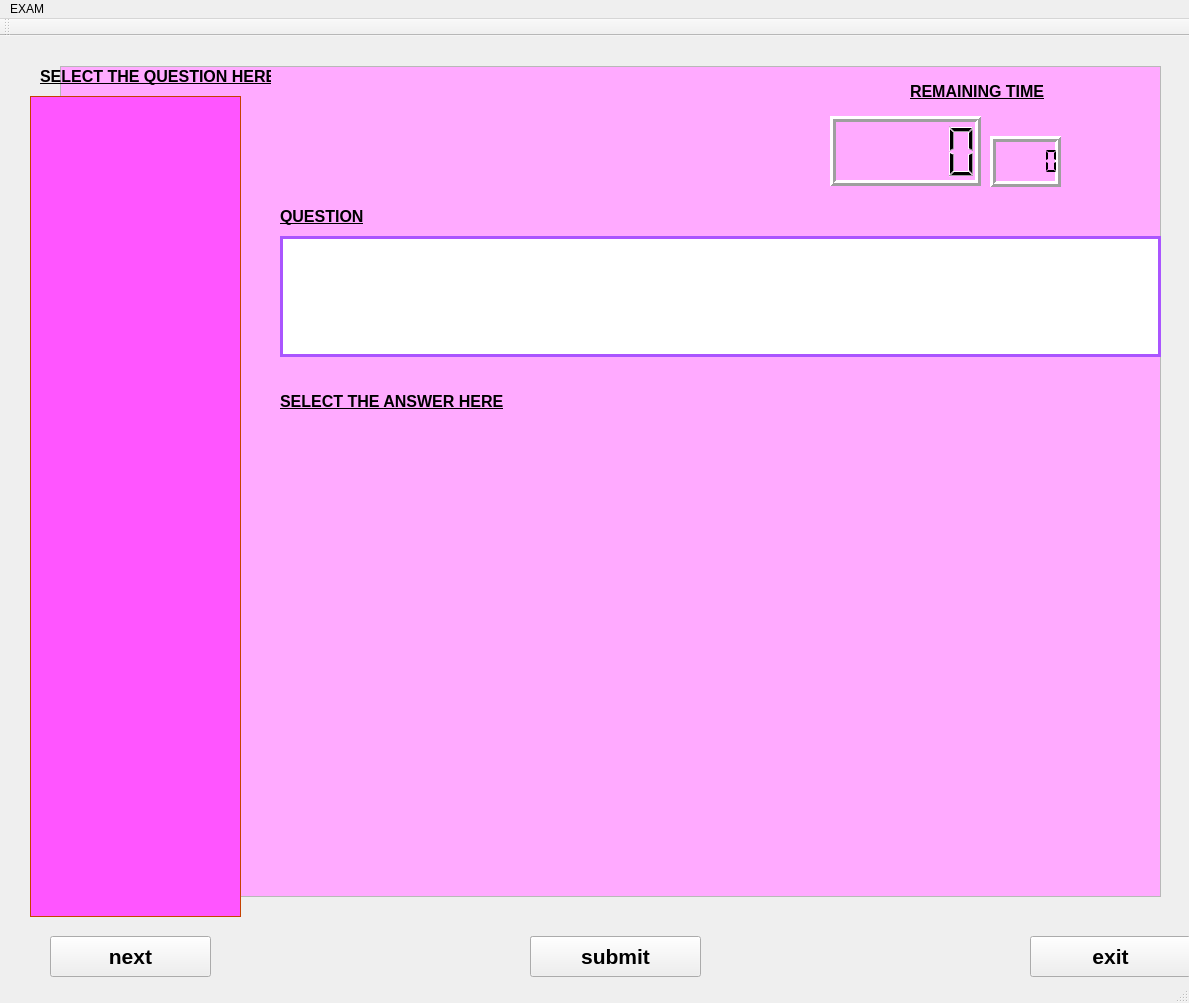
<?xml version="1.0" encoding="UTF-8"?>
<ui version="4.0">
 <class>MainWindow</class>
 <widget class="QMainWindow" name="MainWindow">
  <property name="geometry">
   <rect>
    <x>0</x>
    <y>0</y>
    <width>1189</width>
    <height>1003</height>
   </rect>
  </property>
  <property name="palette">
   <palette>
    <active>
     <colorrole role="Base">
      <brush brushstyle="SolidPattern">
       <color alpha="255">
        <red>255</red>
        <green>255</green>
        <blue>255</blue>
       </color>
      </brush>
     </colorrole>
    </active>
    <inactive>
     <colorrole role="Base">
      <brush brushstyle="SolidPattern">
       <color alpha="255">
        <red>255</red>
        <green>255</green>
        <blue>255</blue>
       </color>
      </brush>
     </colorrole>
    </inactive>
    <disabled>
     <colorrole role="Base">
      <brush brushstyle="SolidPattern">
       <color alpha="255">
        <red>255</red>
        <green>255</green>
        <blue>255</blue>
       </color>
      </brush>
     </colorrole>
    </disabled>
   </palette>
  </property>
  <property name="windowTitle">
   <string>MainWindow</string>
  </property>
  <property name="autoFillBackground">
   <bool>true</bool>
  </property>
  <property name="iconSize">
   <size>
    <width>24</width>
    <height>22</height>
   </size>
  </property>
  <property name="tabShape">
   <enum>QTabWidget::Rounded</enum>
  </property>
  <widget class="QWidget" name="centralWidget">
   <widget class="QTextEdit" name="textEdit_3">
    <property name="geometry">
     <rect>
      <x>60</x>
      <y>30</y>
      <width>1101</width>
      <height>831</height>
     </rect>
    </property>
    <property name="palette">
     <palette>
      <active>
       <colorrole role="Base">
        <brush brushstyle="SolidPattern">
         <color alpha="255">
          <red>255</red>
          <green>170</green>
          <blue>255</blue>
         </color>
        </brush>
       </colorrole>
      </active>
      <inactive>
       <colorrole role="Base">
        <brush brushstyle="SolidPattern">
         <color alpha="255">
          <red>255</red>
          <green>170</green>
          <blue>255</blue>
         </color>
        </brush>
       </colorrole>
      </inactive>
      <disabled>
       <colorrole role="Base">
        <brush brushstyle="SolidPattern">
         <color alpha="255">
          <red>255</red>
          <green>255</green>
          <blue>255</blue>
         </color>
        </brush>
       </colorrole>
      </disabled>
     </palette>
    </property>
    <property name="font">
     <font>
      <pointsize>16</pointsize>
     </font>
    </property>
    <property name="readOnly">
     <bool>true</bool>
    </property>
    <property name="html">
     <string>&lt;!DOCTYPE HTML PUBLIC &quot;-//W3C//DTD HTML 4.0//EN&quot; &quot;http://www.w3.org/TR/REC-html40/strict.dtd&quot;&gt;
&lt;html&gt;&lt;head&gt;&lt;meta name=&quot;qrichtext&quot; content=&quot;1&quot; /&gt;&lt;style type=&quot;text/css&quot;&gt;
p, li { white-space: pre-wrap; }
&lt;/style&gt;&lt;/head&gt;&lt;body style=&quot; font-family:'Ubuntu'; font-size:16pt; font-weight:400; font-style:normal;&quot;&gt;
&lt;p style=&quot;-qt-paragraph-type:empty; margin-top:0px; margin-bottom:0px; margin-left:0px; margin-right:0px; -qt-block-indent:0; text-indent:0px; font-size:11pt;&quot;&gt;&lt;br /&gt;&lt;/p&gt;&lt;/body&gt;&lt;/html&gt;</string>
    </property>
   </widget>
   <widget class="QLCDNumber" name="lcdNumber">
    <property name="geometry">
     <rect>
      <x>830</x>
      <y>80</y>
      <width>151</width>
      <height>70</height>
     </rect>
    </property>
    <property name="palette">
     <palette>
      <active>
       <colorrole role="Base">
        <brush brushstyle="SolidPattern">
         <color alpha="255">
          <red>85</red>
          <green>255</green>
          <blue>255</blue>
         </color>
        </brush>
       </colorrole>
       <colorrole role="Window">
        <brush brushstyle="SolidPattern">
         <color alpha="255">
          <red>85</red>
          <green>255</green>
          <blue>255</blue>
         </color>
        </brush>
       </colorrole>
      </active>
      <inactive>
       <colorrole role="Base">
        <brush brushstyle="SolidPattern">
         <color alpha="255">
          <red>85</red>
          <green>255</green>
          <blue>255</blue>
         </color>
        </brush>
       </colorrole>
       <colorrole role="Window">
        <brush brushstyle="SolidPattern">
         <color alpha="255">
          <red>85</red>
          <green>255</green>
          <blue>255</blue>
         </color>
        </brush>
       </colorrole>
      </inactive>
      <disabled>
       <colorrole role="Base">
        <brush brushstyle="SolidPattern">
         <color alpha="255">
          <red>85</red>
          <green>255</green>
          <blue>255</blue>
         </color>
        </brush>
       </colorrole>
       <colorrole role="Window">
        <brush brushstyle="SolidPattern">
         <color alpha="255">
          <red>85</red>
          <green>255</green>
          <blue>255</blue>
         </color>
        </brush>
       </colorrole>
      </disabled>
     </palette>
    </property>
    <property name="font">
     <font>
      <weight>75</weight>
      <bold>true</bold>
     </font>
    </property>
    <property name="statusTip">
     <string extracomment="time"/>
    </property>
    <property name="frameShape">
     <enum>QFrame::Box</enum>
    </property>
    <property name="frameShadow">
     <enum>QFrame::Raised</enum>
    </property>
    <property name="lineWidth">
     <number>3</number>
    </property>
    <property name="midLineWidth">
     <number>0</number>
    </property>
    <property name="smallDecimalPoint">
     <bool>false</bool>
    </property>
    <property name="segmentStyle">
     <enum>QLCDNumber::Filled</enum>
    </property>
   </widget>
   <widget class="QTextEdit" name="textEdit">
    <property name="geometry">
     <rect>
      <x>280</x>
      <y>200</y>
      <width>881</width>
      <height>121</height>
     </rect>
    </property>
    <property name="palette">
     <palette>
      <active>
       <colorrole role="WindowText">
        <brush brushstyle="SolidPattern">
         <color alpha="255">
          <red>170</red>
          <green>85</green>
          <blue>255</blue>
         </color>
        </brush>
       </colorrole>
       <colorrole role="Button">
        <brush brushstyle="SolidPattern">
         <color alpha="255">
          <red>0</red>
          <green>255</green>
          <blue>127</blue>
         </color>
        </brush>
       </colorrole>
      </active>
      <inactive>
       <colorrole role="WindowText">
        <brush brushstyle="SolidPattern">
         <color alpha="255">
          <red>170</red>
          <green>85</green>
          <blue>255</blue>
         </color>
        </brush>
       </colorrole>
       <colorrole role="Button">
        <brush brushstyle="SolidPattern">
         <color alpha="255">
          <red>0</red>
          <green>255</green>
          <blue>127</blue>
         </color>
        </brush>
       </colorrole>
      </inactive>
      <disabled>
       <colorrole role="WindowText">
        <brush brushstyle="SolidPattern">
         <color alpha="255">
          <red>159</red>
          <green>158</green>
          <blue>158</blue>
         </color>
        </brush>
       </colorrole>
       <colorrole role="Button">
        <brush brushstyle="SolidPattern">
         <color alpha="255">
          <red>0</red>
          <green>255</green>
          <blue>127</blue>
         </color>
        </brush>
       </colorrole>
      </disabled>
     </palette>
    </property>
    <property name="font">
     <font>
      <family>Ubuntu</family>
      <pointsize>16</pointsize>
      <weight>75</weight>
      <bold>true</bold>
      <stylestrategy>PreferDefault</stylestrategy>
      <kerning>false</kerning>
     </font>
    </property>
    <property name="focusPolicy">
     <enum>Qt::WheelFocus</enum>
    </property>
    <property name="frameShape">
     <enum>QFrame::Box</enum>
    </property>
    <property name="frameShadow">
     <enum>QFrame::Plain</enum>
    </property>
    <property name="lineWidth">
     <number>3</number>
    </property>
    <property name="readOnly">
     <bool>true</bool>
    </property>
    <property name="html">
     <string>&lt;!DOCTYPE HTML PUBLIC &quot;-//W3C//DTD HTML 4.0//EN&quot; &quot;http://www.w3.org/TR/REC-html40/strict.dtd&quot;&gt;
&lt;html&gt;&lt;head&gt;&lt;meta name=&quot;qrichtext&quot; content=&quot;1&quot; /&gt;&lt;style type=&quot;text/css&quot;&gt;
p, li { white-space: pre-wrap; }
&lt;/style&gt;&lt;/head&gt;&lt;body style=&quot; font-family:'Ubuntu'; font-size:16pt; font-weight:600; font-style:normal;&quot;&gt;
&lt;p style=&quot;-qt-paragraph-type:empty; margin-top:0px; margin-bottom:0px; margin-left:0px; margin-right:0px; -qt-block-indent:0; text-indent:0px; font-size:11pt; font-weight:400;&quot;&gt;&lt;br /&gt;&lt;/p&gt;&lt;/body&gt;&lt;/html&gt;</string>
    </property>
    <property name="textInteractionFlags">
     <set>Qt::NoTextInteraction</set>
    </property>
    <property name="placeholderText">
     <string extracomment="question"/>
    </property>
   </widget>
   <widget class="QLabel" name="label">
    <property name="geometry">
     <rect>
      <x>40</x>
      <y>30</y>
      <width>231</width>
      <height>21</height>
     </rect>
    </property>
    <property name="font">
     <font>
      <pointsize>12</pointsize>
      <weight>75</weight>
      <italic>false</italic>
      <bold>true</bold>
      <underline>true</underline>
     </font>
    </property>
    <property name="text">
     <string>SELECT THE QUESTION HERE</string>
    </property>
   </widget>
   <widget class="QLabel" name="label_3">
    <property name="geometry">
     <rect>
      <x>280</x>
      <y>350</y>
      <width>381</width>
      <height>31</height>
     </rect>
    </property>
    <property name="font">
     <font>
      <pointsize>12</pointsize>
      <weight>75</weight>
      <bold>true</bold>
      <underline>true</underline>
      <strikeout>false</strikeout>
     </font>
    </property>
    <property name="text">
     <string>SELECT THE ANSWER HERE</string>
    </property>
   </widget>
   <widget class="QPushButton" name="pushButton">
    <property name="geometry">
     <rect>
      <x>530</x>
      <y>900</y>
      <width>151</width>
      <height>31</height>
     </rect>
    </property>
    <property name="font">
     <font>
      <pointsize>16</pointsize>
      <weight>75</weight>
      <bold>true</bold>
     </font>
    </property>
    <property name="text">
     <string>NEXT</string>
    </property>
   </widget>
   <widget class="QLabel" name="label_2">
    <property name="geometry">
     <rect>
      <x>910</x>
      <y>30</y>
      <width>171</width>
      <height>51</height>
     </rect>
    </property>
    <property name="font">
     <font>
      <pointsize>12</pointsize>
      <weight>75</weight>
      <bold>true</bold>
      <underline>true</underline>
     </font>
    </property>
    <property name="text">
     <string>REMAINING TIME</string>
    </property>
   </widget>
   <widget class="QTextEdit" name="textEdit_2">
    <property name="geometry">
     <rect>
      <x>30</x>
      <y>60</y>
      <width>211</width>
      <height>821</height>
     </rect>
    </property>
    <property name="palette">
     <palette>
      <active>
       <colorrole role="WindowText">
        <brush brushstyle="SolidPattern">
         <color alpha="255">
          <red>255</red>
          <green>255</green>
          <blue>255</blue>
         </color>
        </brush>
       </colorrole>
       <colorrole role="Button">
        <brush brushstyle="SolidPattern">
         <color alpha="255">
          <red>255</red>
          <green>255</green>
          <blue>255</blue>
         </color>
        </brush>
       </colorrole>
       <colorrole role="Light">
        <brush brushstyle="SolidPattern">
         <color alpha="255">
          <red>255</red>
          <green>255</green>
          <blue>255</blue>
         </color>
        </brush>
       </colorrole>
       <colorrole role="Midlight">
        <brush brushstyle="SolidPattern">
         <color alpha="255">
          <red>255</red>
          <green>255</green>
          <blue>255</blue>
         </color>
        </brush>
       </colorrole>
       <colorrole role="Dark">
        <brush brushstyle="SolidPattern">
         <color alpha="255">
          <red>0</red>
          <green>0</green>
          <blue>127</blue>
         </color>
        </brush>
       </colorrole>
       <colorrole role="Mid">
        <brush brushstyle="SolidPattern">
         <color alpha="255">
          <red>0</red>
          <green>0</green>
          <blue>170</blue>
         </color>
        </brush>
       </colorrole>
       <colorrole role="Text">
        <brush brushstyle="SolidPattern">
         <color alpha="255">
          <red>0</red>
          <green>0</green>
          <blue>0</blue>
         </color>
        </brush>
       </colorrole>
       <colorrole role="BrightText">
        <brush brushstyle="SolidPattern">
         <color alpha="255">
          <red>255</red>
          <green>255</green>
          <blue>255</blue>
         </color>
        </brush>
       </colorrole>
       <colorrole role="ButtonText">
        <brush brushstyle="SolidPattern">
         <color alpha="255">
          <red>0</red>
          <green>0</green>
          <blue>0</blue>
         </color>
        </brush>
       </colorrole>
       <colorrole role="Base">
        <brush brushstyle="SolidPattern">
         <color alpha="255">
          <red>255</red>
          <green>85</green>
          <blue>255</blue>
         </color>
        </brush>
       </colorrole>
       <colorrole role="Window">
        <brush brushstyle="SolidPattern">
         <color alpha="255">
          <red>255</red>
          <green>85</green>
          <blue>0</blue>
         </color>
        </brush>
       </colorrole>
       <colorrole role="Shadow">
        <brush brushstyle="SolidPattern">
         <color alpha="255">
          <red>255</red>
          <green>255</green>
          <blue>127</blue>
         </color>
        </brush>
       </colorrole>
       <colorrole role="AlternateBase">
        <brush brushstyle="SolidPattern">
         <color alpha="255">
          <red>85</red>
          <green>170</green>
          <blue>0</blue>
         </color>
        </brush>
       </colorrole>
       <colorrole role="NoRole">
        <brush brushstyle="SolidPattern">
         <color alpha="255">
          <red>255</red>
          <green>0</green>
          <blue>255</blue>
         </color>
        </brush>
       </colorrole>
       <colorrole role="ToolTipText">
        <brush brushstyle="SolidPattern">
         <color alpha="255">
          <red>0</red>
          <green>0</green>
          <blue>0</blue>
         </color>
        </brush>
       </colorrole>
      </active>
      <inactive>
       <colorrole role="WindowText">
        <brush brushstyle="SolidPattern">
         <color alpha="255">
          <red>255</red>
          <green>255</green>
          <blue>255</blue>
         </color>
        </brush>
       </colorrole>
       <colorrole role="Button">
        <brush brushstyle="SolidPattern">
         <color alpha="255">
          <red>255</red>
          <green>255</green>
          <blue>255</blue>
         </color>
        </brush>
       </colorrole>
       <colorrole role="Light">
        <brush brushstyle="SolidPattern">
         <color alpha="255">
          <red>255</red>
          <green>255</green>
          <blue>255</blue>
         </color>
        </brush>
       </colorrole>
       <colorrole role="Midlight">
        <brush brushstyle="SolidPattern">
         <color alpha="255">
          <red>255</red>
          <green>255</green>
          <blue>255</blue>
         </color>
        </brush>
       </colorrole>
       <colorrole role="Dark">
        <brush brushstyle="SolidPattern">
         <color alpha="255">
          <red>0</red>
          <green>0</green>
          <blue>127</blue>
         </color>
        </brush>
       </colorrole>
       <colorrole role="Mid">
        <brush brushstyle="SolidPattern">
         <color alpha="255">
          <red>0</red>
          <green>0</green>
          <blue>170</blue>
         </color>
        </brush>
       </colorrole>
       <colorrole role="Text">
        <brush brushstyle="SolidPattern">
         <color alpha="255">
          <red>0</red>
          <green>0</green>
          <blue>0</blue>
         </color>
        </brush>
       </colorrole>
       <colorrole role="BrightText">
        <brush brushstyle="SolidPattern">
         <color alpha="255">
          <red>255</red>
          <green>255</green>
          <blue>255</blue>
         </color>
        </brush>
       </colorrole>
       <colorrole role="ButtonText">
        <brush brushstyle="SolidPattern">
         <color alpha="255">
          <red>0</red>
          <green>0</green>
          <blue>0</blue>
         </color>
        </brush>
       </colorrole>
       <colorrole role="Base">
        <brush brushstyle="SolidPattern">
         <color alpha="255">
          <red>255</red>
          <green>85</green>
          <blue>255</blue>
         </color>
        </brush>
       </colorrole>
       <colorrole role="Window">
        <brush brushstyle="SolidPattern">
         <color alpha="255">
          <red>255</red>
          <green>85</green>
          <blue>0</blue>
         </color>
        </brush>
       </colorrole>
       <colorrole role="Shadow">
        <brush brushstyle="SolidPattern">
         <color alpha="255">
          <red>255</red>
          <green>255</green>
          <blue>127</blue>
         </color>
        </brush>
       </colorrole>
       <colorrole role="AlternateBase">
        <brush brushstyle="SolidPattern">
         <color alpha="255">
          <red>85</red>
          <green>170</green>
          <blue>0</blue>
         </color>
        </brush>
       </colorrole>
       <colorrole role="NoRole">
        <brush brushstyle="SolidPattern">
         <color alpha="255">
          <red>255</red>
          <green>0</green>
          <blue>255</blue>
         </color>
        </brush>
       </colorrole>
       <colorrole role="ToolTipText">
        <brush brushstyle="SolidPattern">
         <color alpha="255">
          <red>0</red>
          <green>0</green>
          <blue>0</blue>
         </color>
        </brush>
       </colorrole>
      </inactive>
      <disabled>
       <colorrole role="WindowText">
        <brush brushstyle="SolidPattern">
         <color alpha="255">
          <red>0</red>
          <green>0</green>
          <blue>127</blue>
         </color>
        </brush>
       </colorrole>
       <colorrole role="Button">
        <brush brushstyle="SolidPattern">
         <color alpha="255">
          <red>255</red>
          <green>255</green>
          <blue>255</blue>
         </color>
        </brush>
       </colorrole>
       <colorrole role="Light">
        <brush brushstyle="SolidPattern">
         <color alpha="255">
          <red>255</red>
          <green>255</green>
          <blue>255</blue>
         </color>
        </brush>
       </colorrole>
       <colorrole role="Midlight">
        <brush brushstyle="SolidPattern">
         <color alpha="255">
          <red>255</red>
          <green>255</green>
          <blue>255</blue>
         </color>
        </brush>
       </colorrole>
       <colorrole role="Dark">
        <brush brushstyle="SolidPattern">
         <color alpha="255">
          <red>0</red>
          <green>0</green>
          <blue>127</blue>
         </color>
        </brush>
       </colorrole>
       <colorrole role="Mid">
        <brush brushstyle="SolidPattern">
         <color alpha="255">
          <red>0</red>
          <green>0</green>
          <blue>170</blue>
         </color>
        </brush>
       </colorrole>
       <colorrole role="Text">
        <brush brushstyle="SolidPattern">
         <color alpha="255">
          <red>0</red>
          <green>0</green>
          <blue>127</blue>
         </color>
        </brush>
       </colorrole>
       <colorrole role="BrightText">
        <brush brushstyle="SolidPattern">
         <color alpha="255">
          <red>255</red>
          <green>255</green>
          <blue>255</blue>
         </color>
        </brush>
       </colorrole>
       <colorrole role="ButtonText">
        <brush brushstyle="SolidPattern">
         <color alpha="255">
          <red>0</red>
          <green>0</green>
          <blue>127</blue>
         </color>
        </brush>
       </colorrole>
       <colorrole role="Base">
        <brush brushstyle="SolidPattern">
         <color alpha="255">
          <red>255</red>
          <green>255</green>
          <blue>255</blue>
         </color>
        </brush>
       </colorrole>
       <colorrole role="Window">
        <brush brushstyle="SolidPattern">
         <color alpha="255">
          <red>255</red>
          <green>85</green>
          <blue>0</blue>
         </color>
        </brush>
       </colorrole>
       <colorrole role="Shadow">
        <brush brushstyle="SolidPattern">
         <color alpha="255">
          <red>255</red>
          <green>255</green>
          <blue>127</blue>
         </color>
        </brush>
       </colorrole>
       <colorrole role="AlternateBase">
        <brush brushstyle="SolidPattern">
         <color alpha="255">
          <red>85</red>
          <green>170</green>
          <blue>0</blue>
         </color>
        </brush>
       </colorrole>
       <colorrole role="NoRole">
        <brush brushstyle="SolidPattern">
         <color alpha="255">
          <red>255</red>
          <green>0</green>
          <blue>255</blue>
         </color>
        </brush>
       </colorrole>
       <colorrole role="ToolTipText">
        <brush brushstyle="SolidPattern">
         <color alpha="255">
          <red>0</red>
          <green>0</green>
          <blue>0</blue>
         </color>
        </brush>
       </colorrole>
      </disabled>
     </palette>
    </property>
    <property name="font">
     <font>
      <weight>75</weight>
      <bold>true</bold>
     </font>
    </property>
    <property name="readOnly">
     <bool>true</bool>
    </property>
    <property name="html">
     <string>&lt;!DOCTYPE HTML PUBLIC &quot;-//W3C//DTD HTML 4.0//EN&quot; &quot;http://www.w3.org/TR/REC-html40/strict.dtd&quot;&gt;
&lt;html&gt;&lt;head&gt;&lt;meta name=&quot;qrichtext&quot; content=&quot;1&quot; /&gt;&lt;style type=&quot;text/css&quot;&gt;
p, li { white-space: pre-wrap; }
&lt;/style&gt;&lt;/head&gt;&lt;body style=&quot; font-family:'Ubuntu'; font-size:11pt; font-weight:600; font-style:normal;&quot;&gt;
&lt;p style=&quot;-qt-paragraph-type:empty; margin-top:0px; margin-bottom:0px; margin-left:0px; margin-right:0px; -qt-block-indent:0; text-indent:0px; font-weight:400;&quot;&gt;&lt;br /&gt;&lt;/p&gt;&lt;/body&gt;&lt;/html&gt;</string>
    </property>
   </widget>
   <widget class="QPushButton" name="pushButton_2">
    <property name="geometry">
     <rect>
      <x>530</x>
      <y>900</y>
      <width>171</width>
      <height>41</height>
     </rect>
    </property>
    <property name="font">
     <font>
      <pointsize>16</pointsize>
      <weight>75</weight>
      <bold>true</bold>
     </font>
    </property>
    <property name="text">
     <string>submit</string>
    </property>
   </widget>
   <widget class="QPushButton" name="pushButton_3">
    <property name="geometry">
     <rect>
      <x>1030</x>
      <y>900</y>
      <width>161</width>
      <height>41</height>
     </rect>
    </property>
    <property name="font">
     <font>
      <pointsize>16</pointsize>
      <weight>75</weight>
      <bold>true</bold>
     </font>
    </property>
    <property name="text">
     <string>exit</string>
    </property>
   </widget>
   <widget class="QLabel" name="label_4">
    <property name="geometry">
     <rect>
      <x>280</x>
      <y>160</y>
      <width>181</width>
      <height>41</height>
     </rect>
    </property>
    <property name="font">
     <font>
      <pointsize>12</pointsize>
      <weight>75</weight>
      <bold>true</bold>
      <underline>true</underline>
     </font>
    </property>
    <property name="text">
     <string>QUESTION</string>
    </property>
   </widget>
   <widget class="QWidget" name="layoutWidget">
    <property name="geometry">
     <rect>
      <x>280</x>
      <y>390</y>
      <width>361</width>
      <height>251</height>
     </rect>
    </property>
    <layout class="QVBoxLayout" name="verticalLayout">
     <item>
      <widget class="QRadioButton" name="radioButton_1">
       <property name="font">
        <font>
         <pointsize>16</pointsize>
         <weight>75</weight>
         <bold>true</bold>
        </font>
       </property>
       <property name="autoFillBackground">
        <bool>true</bool>
       </property>
       <property name="text">
        <string/>
       </property>
      </widget>
     </item>
     <item>
      <widget class="QRadioButton" name="radioButton_2">
       <property name="font">
        <font>
         <pointsize>16</pointsize>
         <weight>75</weight>
         <bold>true</bold>
         <stylestrategy>PreferDefault</stylestrategy>
        </font>
       </property>
       <property name="cursor">
        <cursorShape>ArrowCursor</cursorShape>
       </property>
       <property name="text">
        <string/>
       </property>
      </widget>
     </item>
     <item>
      <widget class="QRadioButton" name="radioButton_3">
       <property name="font">
        <font>
         <pointsize>16</pointsize>
         <weight>75</weight>
         <bold>true</bold>
        </font>
       </property>
       <property name="text">
        <string/>
       </property>
      </widget>
     </item>
     <item>
      <widget class="QRadioButton" name="radioButton_4">
       <property name="font">
        <font>
         <pointsize>16</pointsize>
         <weight>75</weight>
         <bold>true</bold>
        </font>
       </property>
       <property name="autoFillBackground">
        <bool>false</bool>
       </property>
       <property name="text">
        <string/>
       </property>
      </widget>
     </item>
    </layout>
   </widget>
   <widget class="QLCDNumber" name="lcdNumber_2">
    <property name="geometry">
     <rect>
      <x>990</x>
      <y>100</y>
      <width>71</width>
      <height>51</height>
     </rect>
    </property>
    <property name="font">
     <font>
      <pointsize>11</pointsize>
     </font>
    </property>
    <property name="cursor">
     <cursorShape>ArrowCursor</cursorShape>
    </property>
    <property name="contextMenuPolicy">
     <enum>Qt::DefaultContextMenu</enum>
    </property>
    <property name="toolTip">
     <string extracomment="secondsss"/>
    </property>
    <property name="frameShadow">
     <enum>QFrame::Raised</enum>
    </property>
    <property name="lineWidth">
     <number>3</number>
    </property>
    <property name="segmentStyle">
     <enum>QLCDNumber::Flat</enum>
    </property>
    <property name="value" stdset="0">
     <double>0.000000000000000</double>
    </property>
    <property name="intValue" stdset="0">
     <number>0</number>
    </property>
   </widget>
   <widget class="QPushButton" name="pushButton_4">
    <property name="geometry">
     <rect>
      <x>50</x>
      <y>900</y>
      <width>161</width>
      <height>41</height>
     </rect>
    </property>
    <property name="font">
     <font>
      <pointsize>16</pointsize>
      <weight>75</weight>
      <bold>true</bold>
     </font>
    </property>
    <property name="text">
     <string>next</string>
    </property>
   </widget>
   <zorder>layoutWidget</zorder>
   <zorder>textEdit_3</zorder>
   <zorder>textEdit</zorder>
   <zorder>label_3</zorder>
   <zorder>pushButton</zorder>
   <zorder>label</zorder>
   <zorder>label_4</zorder>
   <zorder>label_2</zorder>
   <zorder>lcdNumber</zorder>
   <zorder>textEdit_2</zorder>
   <zorder>pushButton_2</zorder>
   <zorder>pushButton_3</zorder>
   <zorder>lcdNumber_2</zorder>
   <zorder>pushButton_4</zorder>
  </widget>
  <widget class="QMenuBar" name="menuBar">
   <property name="geometry">
    <rect>
     <x>0</x>
     <y>0</y>
     <width>1189</width>
     <height>25</height>
    </rect>
   </property>
   <widget class="QMenu" name="menuEXAM">
    <property name="palette">
     <palette>
      <active>
       <colorrole role="Base">
        <brush brushstyle="SolidPattern">
         <color alpha="255">
          <red>255</red>
          <green>170</green>
          <blue>0</blue>
         </color>
        </brush>
       </colorrole>
       <colorrole role="Window">
        <brush brushstyle="SolidPattern">
         <color alpha="255">
          <red>85</red>
          <green>255</green>
          <blue>127</blue>
         </color>
        </brush>
       </colorrole>
      </active>
      <inactive>
       <colorrole role="Base">
        <brush brushstyle="SolidPattern">
         <color alpha="255">
          <red>255</red>
          <green>170</green>
          <blue>0</blue>
         </color>
        </brush>
       </colorrole>
       <colorrole role="Window">
        <brush brushstyle="SolidPattern">
         <color alpha="255">
          <red>85</red>
          <green>255</green>
          <blue>127</blue>
         </color>
        </brush>
       </colorrole>
      </inactive>
      <disabled>
       <colorrole role="Base">
        <brush brushstyle="SolidPattern">
         <color alpha="255">
          <red>85</red>
          <green>255</green>
          <blue>127</blue>
         </color>
        </brush>
       </colorrole>
       <colorrole role="Window">
        <brush brushstyle="SolidPattern">
         <color alpha="255">
          <red>85</red>
          <green>255</green>
          <blue>127</blue>
         </color>
        </brush>
       </colorrole>
      </disabled>
     </palette>
    </property>
    <property name="title">
     <string>EXAM</string>
    </property>
   </widget>
   <addaction name="menuEXAM"/>
  </widget>
  <widget class="QToolBar" name="mainToolBar">
   <attribute name="toolBarArea">
    <enum>TopToolBarArea</enum>
   </attribute>
   <attribute name="toolBarBreak">
    <bool>false</bool>
   </attribute>
  </widget>
  <widget class="QStatusBar" name="statusBar"/>
 </widget>
 <layoutdefault spacing="6" margin="11"/>
 <tabstops>
  <tabstop>pushButton</tabstop>
  <tabstop>radioButton_3</tabstop>
  <tabstop>textEdit_3</tabstop>
  <tabstop>textEdit</tabstop>
  <tabstop>radioButton_2</tabstop>
 </tabstops>
 <resources/>
 <connections/>
</ui>
